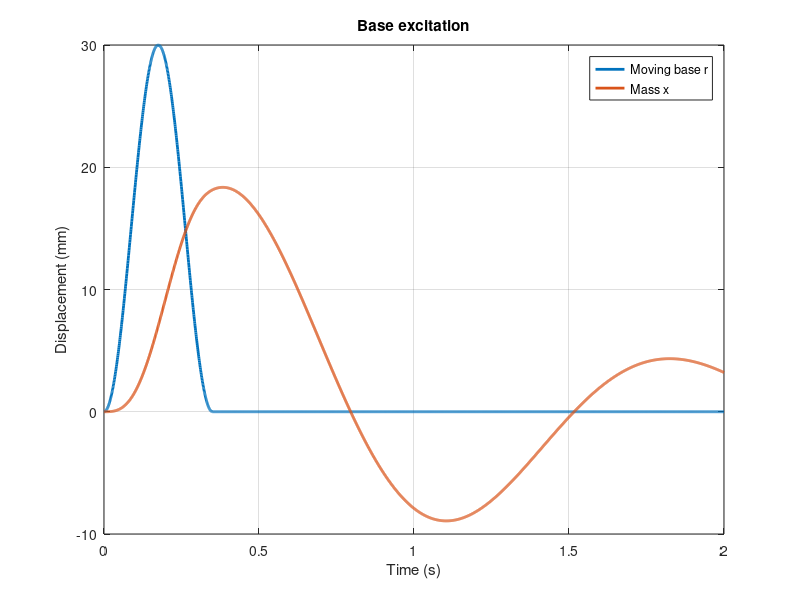

The MATLAB source for this figure:
% MECH321 — Dynamics of Engineering Systems | TYUT 2026
% Paired with the corresponding Python L02 file. Control System Toolbox is required.
% Each script writes its lecture figure to Code/Figures/MATLAB.
clear; close all; clc;
fig = figure('Color','w','Position',[100 100 900 440]);
m=4; c=8; k=80; t=linspace(0,2,2500); r=@(u) 0.015*(1-cos(2*pi*u/0.35)).*(u>=0 & u<=0.35); rd=@(u) (0.03*pi/0.35)*sin(2*pi*u/0.35).*(u>=0 & u<=0.35); ode=@(u,z) [z(2);(c*(rd(u)-z(2))+k*(r(u)-z(1)))/m]; [tt,z]=ode45(ode,t,[0;0]); plot(t,1000*r(t),'LineWidth',2); hold on; plot(tt,1000*z(:,1),'LineWidth',2); legend('Moving base r','Mass x'); xlabel('Time (s)'); ylabel('Displacement (mm)'); title('Base excitation');
grid on;
out = fullfile(fileparts(fileparts(mfilename('fullpath'))),'Figures','MATLAB');
if ~exist(out,'dir'), mkdir(out); end
exportgraphics(fig,fullfile(out,'L02.png'),'Resolution',200);
disp('L02 complete');
